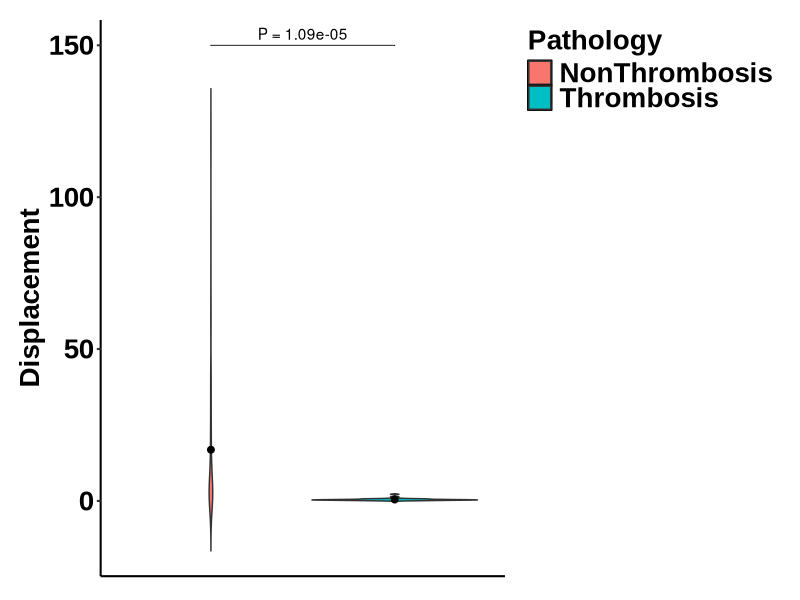

Recreate this plot in R. (Note: this script raises an error after producing the figure.)
## ---- chunk 1
library(conflicted)
library(tidyverse)
library(rstatix)
library(ggpubr)
library(cowplot)
library(caret)
library(car)
library(glmnet)

getwd()

set.seed(2022)

mytheme1 <- theme(panel.background = element_blank(),
                  plot.margin = unit(c(1, 1, 0, 1), "lines"),
                  plot.title = element_text(hjust = 0.5, size=20, family = "Arial", face = "bold"),
                  axis.line = element_line(size = 0.7),
                  axis.ticks = element_line(size = 0.7), 
                  axis.title = element_text(size=20, family = "Arial", face = "bold"), 
                  axis.text = element_text(size=20, color = "black", family = "Arial", face = "bold"), 
                  legend.position = "top", 
                  legend.key = element_rect(fill = "white"), 
                  legend.title = element_text(size = 20, family = "Arial", face = "bold"),
                  legend.text = element_text(size = 20, family = "Arial", face = "bold"), 
                  strip.background = element_rect(colour = "black", fill = "white"), 
                  strip.text.x = element_text(size=18, family = "Arial", face = "bold"), 
                  strip.text.y = element_text(size=18, family = "Arial", face = "bold"))

mytheme2 = theme_bw() + 
        theme(panel.background = element_blank(),
              plot.margin = unit(c(1, 1, 0, 1), "lines"),
              plot.title = element_text(hjust = 0.5, size=20, family = "Arial", face = "bold"),
              axis.title = element_text(size=20, family = "Arial", face = "bold"), 
              axis.text = element_text(size=20, color = "black", family = "Arial", face = "bold"), 
              panel.grid = element_blank(),
              legend.position = "right", 
              legend.justification = "top",
              legend.key = element_rect(fill = "white"), 
              legend.title = element_text(size = 20, family = "Arial", face = "bold"),
              legend.text = element_text(size = 20, family = "Arial", face = "bold"), 
              strip.background = element_rect(colour = "black", fill = "white"), 
              strip.text.x = element_text(size=18, family = "Arial", face = "bold"), 
              strip.text.y = element_text(size=18, family = "Arial", face = "bold"))
## ---- chunk 2
setwd("/Users/shuntaro/Documents/R/CW/230302_scBehavSeq_12081/R_output")
getwd()
df.meta.new = read_csv("12081_ATG_Ly6G_Metadata.csv")
df.raw.2 = read_csv("12081_ATG_Ly6G_Parameters_M2.csv")
df.normalized.2 = read_csv("12081_ATG_Ly6G_Normalized_M2.csv")
## ---- chunk 3
# metadataから、Lifetime = 1のオブジェクトのみを抽出
df.meta.1 = df.meta.new |>
        dplyr::filter(Lifetime == 1) |>
        mutate(Order = 1:102) |>
        relocate(Order, .after = Label) |>
        print()

# metadataからPathology列を抽出し、df.normalized.2と結合する。
df.patho.2 = bind_cols(df.meta.1$Pathology, df.normalized.2) |>
        rename(Pathology = "...1") |>
        mutate(Pathology = factor(Pathology, 
                                  levels = c("Thrombosis", "NonThrombosis"))) |>
        print()
## ---- chunk 4
# df.patho.2データセットの75%を訓練データ、残りの25%をテストデータにする。
ind_train = createDataPartition(y = df.patho.2$Pathology, 
                                p = 0.75, 
                                list = FALSE)
data_train = df.patho.2[ind_train, ]
data_test = df.patho.2[-ind_train, ]
## ---- chunk 5
# glm関数用に、df.patho.2のPathology列の目的変数Thrombosis、NonThrombosisをそれぞれ1, 0（dbl型）に変換する。
df.patho.2.dbl = df.patho.2 |>
        mutate(Pathology = case_when(Pathology == "Thrombosis" ~ 1, 
                                     Pathology == "NonThrombosis" ~ 0)) |>
        print()
table(df.patho.2.dbl$Pathology)
fit1 = glm(Pathology ~., 
           family = binomial(link = logit),
           data = df.patho.2.dbl)
## ---- chunk 6
step.fit1 = step(fit1)
car::vif(step.fit1)

summary(step.fit1)
broom::tidy(step.fit1)
broom::glance(step.fit1)
## ---- chunk 7
# caretパッケージのtrain関数を用いてロジスティック回帰モデルを作成。
## step関数と相関係数マトリクスを参照して選択したパラメータを用いる。
modelLookup("glm")
glm = train(data = data_train, 
             Pathology ~ MajorAxisLength_Mean +
                    MaxFeretDiameter_Mean +
                    EquivalentDiameter_Std +
                    MajorAxisLength_Std +
                    MaxFeretDiameter_Std +
                    Perimeter_Std +
                    MeanderRatio_Mean +
                     IntegratedDistance, 
             method = "glm", 
             family = "binomial", 
             trControl = trainControl(method = "cv"))
glm
summary(glm)
## ---- chunk 8
y_train = data_train |>
        select(Pathology) |>
        mutate(Pathology = case_when(Pathology == "Thrombosis" ~ 1, 
                                     Pathology == "NonThrombosis" ~ 0)) |>
        print()
# 予測確率の取得: predict関数を使用して、トレーニングデータに対する予測確率を取得する。
## type引数を"prob"に設定することで、予測確率が取得される。
## data_train$Pathologyをラベル列として結合する。
predicted_prob_glm = predict(glm, data_train, type = "prob") |>
        bind_cols(y_train) |>
        print()

# モデルの対数尤度の計算: 予測確率を使用して、モデルの対数尤度を計算する。ロジスティック回帰モデルの対数尤度は、以下の式で計算される。
log_likelihood_glm = sum(predicted_prob_glm[, "Pathology"] * 
                                 log(predicted_prob_glm[, "Thrombosis"]) + 
                                 (1 - predicted_prob_glm[, "Pathology"]) * 
                                 log(1 - predicted_prob_glm[, "Thrombosis"]))
log_likelihood_glm

# Nullモデルの対数尤度の計算: Nullモデルの対数尤度を計算する。Nullモデルは、全てのサンプルが一つのクラスに所属すると予測するモデルであり、ロジスティック回帰モデルの切片項のみからなるモデル。

null_model_prob_glm = rep(mean(as.matrix(y_train)), length(as.matrix(y_train)))
null_model_prob_glm

null_model_log_likelihood_glm = sum(as.matrix(y_train) * 
                                            log(null_model_prob_glm) + 
                                            (1 - as.matrix(y_train)) * 
                                            log(1 - null_model_prob_glm))
null_model_log_likelihood_glm

# McFaddenの決定係数の計算: McFaddenの決定係数は、以下の式で計算される。
mcfadden_r2_glm = 1 - (log_likelihood_glm / null_model_log_likelihood_glm)
mcfadden_r2_glm
## ---- chunk 9
pred_glm = predict(glm, data_test)
head(pred_glm)
confusionMatrix(reference = data_test$Pathology, 
                data = pred_glm, 
                mode = "everything", 
                positive = "Thrombosis")
## ---- chunk 10
# パラメータごとにループを回す
results = list() # 結果を保存するリストを初期化
params = df.patho.2 |>
        select(-Pathology) |>
        colnames() |> # 使用するパラメータの列名を取得
        print()

for (param in params) {
  # ロジスティック回帰モデルを生成
  formula = as.formula(paste0("Pathology ~ ", param))
  model = train(formula, 
                data = df.patho.2, 
                method = "glm", 
                family = "binomial", 
                trControl = trainControl(method = "none"))

  # McFadden決定係数を計算
  null_deviance = model$finalModel$null.deviance # Nullモデルの逸脱度
  deviance = model$finalModel$deviance # フルモデルの逸脱度
  mcfadden_r2 = 1 - (deviance / null_deviance) # McFadden決定係数

  # 結果をリストに保存
  results[[param]] = mcfadden_r2
}
results

# 結果をデータフレームに変換し、LRI順に並べ替える
results_df = as_tibble(results) |>
        pivot_longer(cols = c(Area_Mean:IntegratedDistance), names_to = "param", values_to = "LRI") |>
        arrange(-LRI) |>
        print()
## ---- chunk 11
# caretパッケージのtrain関数を用いてロジスティック回帰モデルを作成。
glmManual = train(data = data_train, 
             Pathology ~ Displacement +
                    MeanRadius_Std +
                     Eccentricity_Std, 
             method = "glm", 
             family = binomial(), 
             trControl = trainControl(method = "cv"))
glmManual
summary(glmManual)
## ---- chunk 12
# 標準化する前のパラメータ表とメタデータのPathology列を結合したデータフレームdf.patho.2.rawを作成。
df.patho.2.raw = bind_cols(df.meta.1$Pathology, df.raw.2) |>
        rename(Pathology = "...1") |>
        mutate(Pathology = factor(Pathology, 
                                  levels = c("NonThrombosis", "Thrombosis"))) |>
        print()

# クラスターごとのパラメータの平均値を計算
df.patho.2.mean = df.patho.2.raw %>%
        group_by(Pathology) %>%
        summarise(across(Area_Mean:IntegratedDistance, mean)) %>%
        print()

# 指定したパラメータのavova結果を反映したviolin plotを表示する関数PlotViolinを作成する。
PlotViolin = function(data_full = df.patho.2.raw,
                      data_mean = df.patho.2.mean,
                      parameter = parameter, 
                      pvalue.y.position = pvalue.y.position){
        pwc.param = tukey_hsd(data_full, as.formula(paste0(parameter, "~ Pathology")))
        
        p1 = ggplot() +
                mytheme1 +
                theme(plot.margin = unit(c(1, 1, 1, 1), "lines"))
        
        p2_1 = p1 +
                aes(x = Pathology, y = .data[[parameter]]) +
                geom_violin(data = data_full, 
                            aes(fill = Pathology), 
                            trim = FALSE, 
                            adjust = 1) +
                theme(axis.title.x = element_blank(), 
                      axis.ticks.x = element_blank(), 
                      axis.text.x = element_blank(), 
                      legend.position = "right", 
                      legend.justification = "top")
        p2_2 = p2_1 + 
                geom_point(data = data_mean,
                           aes(x = Pathology, y = .data[[parameter]]),
                           size = 2) +
                theme(axis.title.x = element_blank(), 
                      axis.ticks.x = element_blank(), 
                      axis.text.x = element_blank())
        
        ViolinPlot = p2_2 +
                stat_pvalue_manual(pwc.param[pwc.param$term == "Pathology", ], 
                                   label = "P = {p.adj}", 
                                   y.position = pvalue.y.position, 
                                   step.increase = 0.1, 
                                   tip.length = 0, 
                                   hide.ns = TRUE)
        
        return(ViolinPlot)
}

## Displacement
ViolinPlot.Displacement = PlotViolin(data_full = df.patho.2.raw,
                                             data_mean = df.patho.2.mean, 
                                               parameter = "Displacement", 
                                     pvalue.y.position = 150)

ViolinPlot.Displacement

## MeanRadius_Std
ViolinPlot.MeanRadius_Std = PlotViolin(parameter = "MeanRadius_Std", 
                                     pvalue.y.position = 0.55)

MeanRadius_Std

## Eccentricity_Std
ViolinPlot.Eccentricity_Std = PlotViolin(parameter = "Eccentricity_Std", 
                                     pvalue.y.position = 0.3)

ViolinPlot.Eccentricity_Std

# 全パラメータのviolin plotをまとめて表示
plot_grid(ViolinPlot.Displacement + theme(legend.position = "none"), 
          ViolinPlot.MeanRadius_Std + theme(legend.position = "none"), 
          ViolinPlot.Eccentricity_Std + theme(legend.position = "right", 
                        legend.justification = "top"), 
          nrow = 1, 
          ncol = 3,
          rel_widths = c(1, 1, 1.6))

setwd("/Users/shuntaro/Documents/R/CW/230302_scBehavSeq_12081/R_output")
getwd()
ggsave("Violin_Select.tiff", width = 18, height = 6)    
## ---- chunk 13
# 予測確率の取得: 
predicted_prob_glmManual = predict(glmManual, data_train, type = "prob") |>
        bind_cols(y_train) |>
        print()

# モデルの対数尤度の計算:
log_likelihood_glmManual = sum(predicted_prob_glmManual[, "Pathology"] * 
                                 log(predicted_prob_glmManual[, "Thrombosis"]) + 
                                 (1 - predicted_prob_glmManual[, "Pathology"]) * 
                                 log(1 - predicted_prob_glmManual[, "Thrombosis"]))
log_likelihood_glmManual

# Nullモデルの対数尤度の計算: 
null_model_prob_glmManual = rep(mean(as.matrix(y_train)), length(as.matrix(y_train)))
null_model_prob_glmManual

null_model_log_likelihood_glmManual = sum(as.matrix(y_train) * 
                                            log(null_model_prob_glmManual) + 
                                            (1 - as.matrix(y_train)) * 
                                            log(1 - null_model_prob_glmManual))
null_model_log_likelihood_glmManual

# McFaddenの決定係数の計算: McFaddenの決定係数は、以下の式で計算される。
mcfadden_r2_glmManual = 1 - (log_likelihood_glmManual / null_model_log_likelihood_glmManual)
mcfadden_r2_glmManual
## ---- chunk 14
pred_glmManual = predict(glmManual, data_test)
head(pred_glmManual)
confusionMatrix(reference = data_test$Pathology, 
                data = pred_glmManual, 
                mode = "everything", 
                positive = "Thrombosis")
## ---- chunk 15
# シグモイド関数を定義する。
sigmoid = function(x1, x2, beta) {
        z = beta[1] + beta[2]*x1 + beta[3]*x2
        p = 1 / (1 + exp(-z))
  return(p)
}

sigmoid(x1, x2_list[1], glmManual$finalModel$coefficients) # NonThrombosisが1、Thrombosisが0と設定されている。

# MeanRadiusStdが"Thrombosis"または"NonThrombosisの平均値だった場合の"Displacement"によるシグモイド曲線を描出したい。
x2_list = c(-1, 1)

x1_range = range(data_test$Displacement) |>
        print()

x1 = data_test$Displacement
x1

threshold = 0.5 # glmnetでは閾値は0.5がデフォルト

# stat_functionを使用して、sigmoid関数を適用することができる。
# ggplot2でプロット
ggplot() +
  # シグモイド曲線を重ね合わせてプロット
  geom_line(data = data.frame(x1 = x1), 
            aes(x1, 
                y = sigmoid(x1 = x1, 
                                                                  x2 = x2_list[1], 
                                                                  beta = glmManual$finalModel$coefficients)), 
            color = "blue", linewidth = 2) +
  geom_line(data = data.frame(x1 = x1), 
            aes(x1, 
                y = sigmoid(x1 = x1, 
                                                                  x2 = x2_list[2], 
                                                                  beta = glmManual$finalModel$coefficients)), 
            color = "red", , linewidth = 2) +
        xlim(-0.5, 0.25) +
        mytheme1 +
        geom_hline(yintercept = threshold, linetype = "dashed", color = "gray") +
  # x2を凡例として表示
  labs(x = "Displacement (z-score)", y = "Probability of NonThrombosis") +
        annotate("text", x = 0, y = 0.3, label = "MeanRadius_Std \n (z-score)", hjust = 0, size = 6, family = "Arial", fontface = "bold") +
  annotate("point", x = 0, y = 0.2, size = 2, colour = "blue") +
  annotate("text", x = 0.02, y = 0.2, label = "-1", size = 5, vjust = 0.5) +
        annotate("point", x = 0, y = 0.15, size = 2, colour = "red") +
  annotate("text", x = 0.02, y = 0.15, label = "1", size = 5, vjust = 0.5) +
  # グラフのタイトルを追加
  ggtitle("Logistic regression model")

setwd("/Users/shuntaro/Documents/R/CW/230302_scBehavSeq_12081/R_output")
getwd()
ggsave("LogisticRegression.tiff", width = 8, height = 6)
## ---- chunk 16
# "Probability of NonThrombosis" = 0.5 (threshold)の時のDisplacementの値を算出する。
## シグモイド関数の逆関数sigmoid_inverseを定義する。
sigmoid_inverse = function(y, beta, x2){
        x1 = (log(y/(1-y)) - beta[1] - beta[3]*x2)/beta[2]
        return(x1)
}

## MeanRadius_Std = -1 (z-score)の時
Displacement_z_1 = sigmoid_inverse(y = 0.5 ,
                beta = glmManual$finalModel$coefficients, 
                x2 = -1)

## MeanRadius_Std = 1 (z-score)の時
Displacement_z_2 = sigmoid_inverse(y = 0.5 ,
                beta = glmManual$finalModel$coefficients, 
                x2 = 1)

## 用いたMeanRadius_Stdと対応するDisplacementのz-scoreをマトリクス化
Param_df = data.frame(MeanRadius_Std_z = c(-1, 1), 
                      Displacement_z = c(Displacement_z_1, Displacement_z_2)) |>
        print()

Param_raw_summary = df.patho.2.raw |>
        summarize(MeanRadius_Std_mean = mean(MeanRadius_Std), 
                MeanRadius_Std_sd = sd(MeanRadius_Std), 
Displacement_mean = mean(Displacement), 
                Displacement_sd = sd(Displacement)) |>
        print()

Param_df = Param_df |>
        mutate(MeanRadius_Std_org = MeanRadius_Std_z * Param_raw_summary$MeanRadius_Std_sd + Param_raw_summary$MeanRadius_Std_mean, 
               Displacement_org = Displacement_z * Param_raw_summary$Displacement_sd + Param_raw_summary$Displacement_mean) |>
        print()
## ---- chunk 17
# caretパッケージのtrain関数を用いてロジスティック回帰モデルを作成。
## glmnetメソッドを用いることで、Lasso回帰などの正則化つき線形回帰モデルを作成できる。
head(data_train)
modelLookup("glmnet")

# alpha = 1でLasso回帰を指定できる。
train_grid1 = expand.grid(alpha = 1 , lambda = 10 ^ (1:10 * -1))
lasso1 = train(data = data_train,
             Pathology ~ .,
             method = "glmnet",
             family = "binomial",
             trControl = trainControl(method = "cv"),
             tuneGrid = train_grid1, 
             metric = "Accuracy")

lasso1
## ---- chunk 18
train_grid2 = expand.grid(alpha = 1 , lambda = seq(1e-3, 1e-1, by = 0.01))
lasso2 = train(data = data_train,
             Pathology ~ .,
             method = "glmnet",
             family = "binomial",
             trControl = trainControl(method = "cv"),
             tuneGrid = train_grid2, 
             metric = "Accuracy")

lasso2
## ---- chunk 19
coef(lasso2$finalModel, s = lasso2$bestTune$lambda)

# 選択されたパラメータで改めてロジスティック回帰を行い、係数の評価を行う。
glmlasso = train(data = data_train, 
             Pathology ~ Eccentricity_Mean +
                    Solidity_Mean  +
                     Compactness_Std +
                     EquivalentDiameter_Std +
                     MaximumRadius_Std +
                     MeanRadius_Std +
                     MedianRadius_Std +
                     MinFeretDiameter_Std +
                     DistanceTraveled_Std +
                     Speed_Std +
                     Linearity_Mean +
                     MeanderRatio_Mean +
                     FinalAge, 
             method = "glm", 
             family = binomial(), 
             trControl = trainControl(method = "cv"))
glmlasso
summary(glmlasso)
## ---- chunk 20
# 予測確率の取得: 
predicted_prob_lasso = predict(lasso2, data_train, type = "prob") |>
        bind_cols(y_train) |>
        print()

# モデルの対数尤度の計算:
log_likelihood_lasso = sum(predicted_prob_lasso[, "Pathology"] * 
                                 log(predicted_prob_lasso[, "Thrombosis"]) + 
                                 (1 - predicted_prob_lasso[, "Pathology"]) * 
                                 log(1 - predicted_prob_lasso[, "Thrombosis"]))
log_likelihood_lasso

# Nullモデルの対数尤度の計算: 
null_model_prob_lasso = rep(mean(as.matrix(y_train)), length(as.matrix(y_train)))
null_model_prob_lasso

null_model_log_likelihood_lasso = sum(as.matrix(y_train) * 
                                            log(null_model_prob_lasso) + 
                                            (1 - as.matrix(y_train)) * 
                                            log(1 - null_model_prob_lasso))
null_model_log_likelihood_lasso

# McFaddenの決定係数の計算: McFaddenの決定係数は、以下の式で計算される。
mcfadden_r2_lasso = 1 - (log_likelihood_lasso / null_model_log_likelihood_lasso)
mcfadden_r2_lasso
## ---- chunk 21
pred_lasso = predict(lasso2, data_test)
head(pred_lasso)
confusionMatrix(reference = data_test$Pathology, 
                data = pred_lasso, 
                mode = "everything", 
                positive = "Thrombosis")
